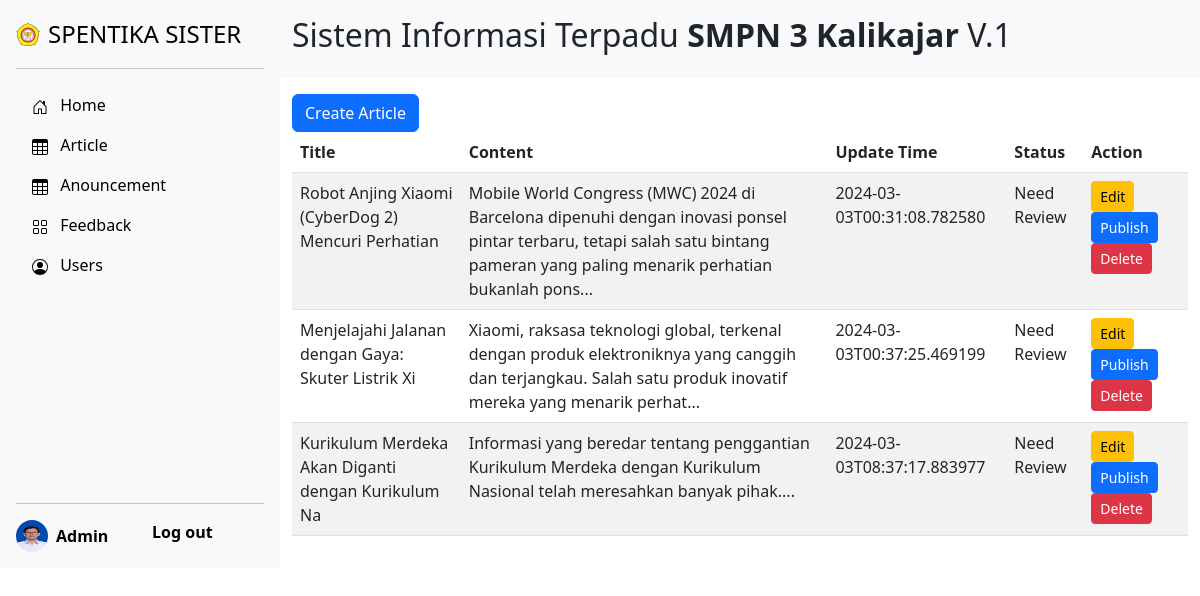
Screenshot of /article (signed in) with the database file from the repository.
### tables this page shows
CREATE TABLE teacher (id INTEGER PRIMARY KEY AUTOINCREMENT NOT NULL, name TEXT NOT NULL, email  TEXT NOT NULL, password  TEXT NOT NULL, picture TEXT, subject TEXT, role TEXT NOT NULL);

CREATE TABLE article (id INTEGER PRIMARY KEY AUTOINCREMENT, type TEXT NOT NULL, title TEXT NOT NULL, content TEXT NOT NULL, status TEXT NOT NULL, time TIMESTAMP DEAFULT CURRENT_TIMESTAMP NOT NULL, user_id INTEGER NOT NULL, FOREIGN KEY(user_id) REFERENCES teacher(id));

### app.py (the view)
@app.route("/article")
@login_required
def article():
    user_id = session["user_id"]
    type = "Artikel"
    article = db.execute("SELECT * FROM article WHERE type = ? AND user_id = ?", type, user_id)
    teacher = db.execute("SELECT * FROM teacher WHERE id = ?", user_id)
    return render_template("teacher/article.html", article=article, teacher=teacher)

### app.py (called while the page is built)
@app.after_request
def after_request(response):
    response.headers["Cache-Control"] = "no-cache, no-store, must-revalidate"
    response.headers["Expires"] = 0
    response.headers["Pragma"] = "no-cache"
    return response

### helpers.py (called while the page is built)
def login_required(f):
    @wraps(f)
    def decorated_function(*args, **kwargs):
        if session.get("user_id") is None:
            return redirect("/login")
        return f(*args, **kwargs)
    return decorated_function

### templates/teacher/article.html (shortened to what this page needs)
{% extends "teacher/layout.html" %}
{% block main %}
    {% for teachers in teacher %}
    <div class="col-lg-12 py-3">
      <a href="/addArticle" class="btn btn-primary">Create Article</a>
      <table id="example" class="table table-striped" style="width:100%">
        <thead>
          <tr>
            <th>Title</th>
            <th>Content</th>
            <th>Update Time</th>
            <th>Status</th>
            <th>Action</th>
          </tr>
        </thead>
        <tbody>
          {% for articles in article %}
          <tr>
            <td>{{ articles.title[:50] }}</td>
            <td>{{ articles.content[:200] | striptags }}...</td>
            <td>{{ articles.time }}</td>
            <td>{{ articles.status }}</td>
            <td>
              <a href="/editArticle/{{ articles.id }}" class="btn btn-sm btn-warning">Edit</a>
              <a href="/publishArticle/{{ articles.id }}" class="btn btn-sm btn-primary">Publish</a>
              <a href="/deleteArticle/{{ articles.id }}" class="btn btn-sm btn-danger">Delete</a>
            </td>
          </tr>
          {% endfor %}
        </tbody>
      </table>
    </div>
    {% endfor %}
{% endblock %}

### templates/teacher/layout.html (shortened to what this page needs)
<!DOCTYPE html>
<html lang="eng">
    <head>
        <link href="https://cdn.jsdelivr.net/npm/bootstrap@5.3.3/dist/css/bootstrap.min.css" rel="stylesheet">
        <link href="../static/styles.css" rel="stylesheet">
        <link
            rel="stylesheet"
            href="https://cdnjs.cloudflare.com/ajax/libs/font-awesome/5.15.4/css/all.min.css"
        />
        <link rel="stylesheet" href="https://cdn.datatables.net/2.0.1/css/dataTables.bootstrap5.css" />
        <link rel="stylesheet" href="https://cdnjs.cloudflare.com/ajax/libs/twitter-bootstrap/5.3.0/css/bootstrap.min.css" />
    </head>
    <body>
      {% for teachers in teacher %}
      <main class="d-flex flex-nowrap">
        <div class="d-flex flex-column flex-shrink-0 p-3 bg-body-tertiary" style="width: 280px;">
          <a href="/home" class="d-flex align-items-center mb-3 mb-md-0 me-md-auto link-body-emphasis text-decoration-none">
            <img src="/static/favicon.ico" alt="Logo" width="24" height="24" class="bi pe-none me-2">
            <span class="fs-4">SPENTIKA SISTER</span>
          </a>
          <hr>
          <ul class="nav nav-pills flex-column mb-auto">
            <li class="nav-item">
              <a href="/home" class="nav-link link-body-emphasis">
                <svg class="bi pe-none me-2" width="16" height="16"><use xlink:href="#home"/></svg>
                Home
              </a>
            </li>
            <li>
              <a href="/article" class="nav-link link-body-emphasis">
                <svg class="bi pe-none me-2" width="16" height="16"><use xlink:href="#table"/></svg>
                Article
              </a>
            </li>
            {% if teachers.role == "Admin" %}
            <li>
              <a href="/pengumuman" class="nav-link link-body-emphasis">
                <svg class="bi pe-none me-2" width="16" height="16"><use xlink:href="#table"/></svg>
                Anouncement
              </a>
            </li>
            <li>
              <a href="/feedbackList" class="nav-link link-body-emphasis">
                <svg class="bi pe-none me-2" width="16" height="16"><use xlink:href="#grid"/></svg>
                Feedback
              </a>
            </li>
            <li>
              <a href="/users" class="nav-link link-body-emphasis">
                <svg class="bi pe-none me-2" width="16" height="16"><use xlink:href="#people-circle"/></svg>
                Users
              </a>
            </li>
            {% endif %}
          </ul>
          <hr>
          <div class="row">
            <div class="col-lg-6">
            <a href="/teacher-profile" class="d-flex align-items-center link-body-emphasis text-decoration-none">
              <img src="{{ teachers.picture }}" alt="" width="32" height="32" class="rounded-circle me-2">
              <strong>{{ teachers.name }}</strong></a>
            </div>
            <div class="col-lg-6">
              <a href="/logout" class="d-flex align-items-center link-body-emphasis text-decoration-none"><strong>Log out</strong></a>
            </div>
          </div>
        </div>
        <div class="row container">
          <div class="col-lg-12 bg-body-tertiary">
            <h2 class="fw-normal py-3">Sistem Informasi Terpadu <b>SMPN 3 Kalikajar</b> V.1</h2>
          </div>
          {% block main %}{% endblock %}
        {% endfor %}
        </div>
      </main>
    </body>
</html>

### static/styles.css (style rules this page uses)
body { font-family: 'Quicksand', sans-serif; height: 100vh; margin: 0; display: flex; flex-direction: column; }

### rows the page displays
teacher: role "Admin" (drawn), picture (picture), name "Admin"
article: title "Robot Anjing Xiaomi (CyberDog 2) Mencuri Perhatian", content "Mobile World Congress (MWC) 2024 di Barcelona dipenuhi dengan inovasi ponsel pintar terbaru, tetapi salah satu bintang pameran yang paling menarik perhatian bukanlah pons", time "2024-03-03T00:31:08.782580", status "Need Review"
article: title "Menjelajahi Jalanan dengan Gaya: Skuter Listrik Xi", content "Xiaomi, raksasa teknologi global, terkenal dengan produk elektroniknya yang canggih dan terjangkau. Salah satu produk inovatif mereka yang menarik perhat", time "2024-03-03T00:37:25.469199", status "Need Review"
article: title "Kurikulum Merdeka Akan Diganti dengan Kurikulum Na", content "Informasi yang beredar tentang penggantian Kurikulum Merdeka dengan Kurikulum Nasional telah meresahkan banyak pihak.", time "2024-03-03T08:37:17.883977", status "Need Review"
